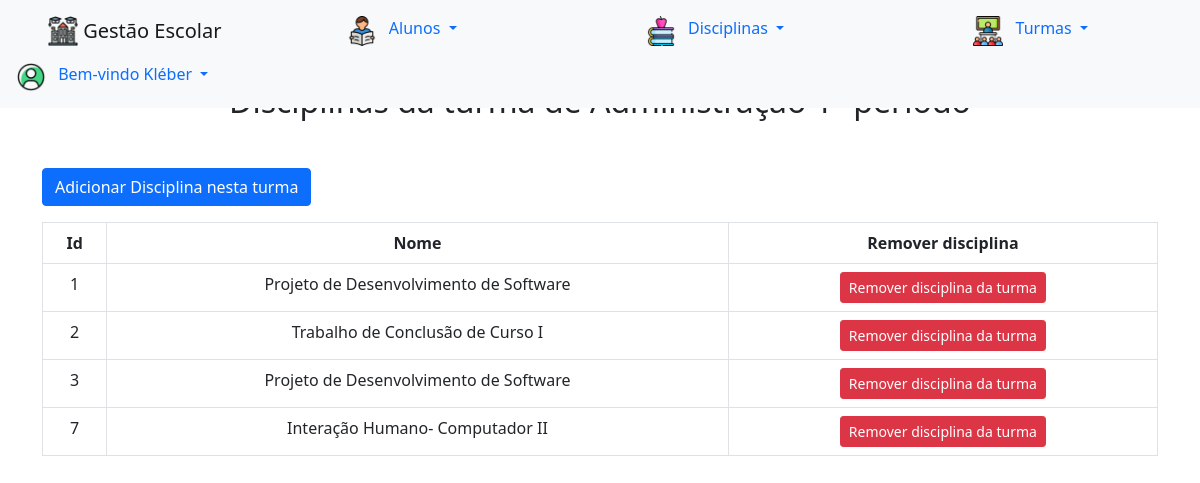
The page /turmas/ver_disciplinas_turma.php?acao=ver_disciplinas&id_turma=1&nome_turma=Administração 1º período (signed in) on the database its author committed.
### tables this page shows
CREATE TABLE IF NOT EXISTS `disciplinas` (
    `id` int(11) NOT NULL AUTO_INCREMENT,
    `nome` varchar(5000) NOT NULL DEFAULT '0',
    PRIMARY KEY (`id`)
    );

### db/database.php (called while the page is built, shortened)
<?php
function verDisciplinasTurma($id){
    $conexao = conecta_bd();
    $query = $conexao->prepare("SELECT d.id AS 'id_disciplina', d.nome
FROM disciplinas AS d
INNER JOIN turmas_disciplinas AS td
ON d.id = td.id_disciplina
INNER JOIN turmas AS t
ON t.id = td.id_turma
WHERE td.id_turma = $id");
    $query->execute();
    $lista = $query->fetchAll(PDO::FETCH_ASSOC);
    return $lista;
}
?>

### turmas/ver_disciplinas_turma.php (the view, shortened to what this page needs)
<?php
require_once('../db/database.php');
if (isset($_GET['acao'])) {
    if($_GET['acao'] == 'ver_disciplinas') {
        $idTurma = $_GET['id_turma'];
        $nomeTurma = $_GET['nome_turma'];
        $disciplinas = verDisciplinasTurma($idTurma);
    }
}
?>
<!doctype html>
<html lang="pt-br">
<head>
    <link href="https://cdn.jsdelivr.net/npm/bootstrap@5.0.2/dist/css/bootstrap.min.css" rel="stylesheet">
</head>
<body>
<?php
include '../menu.php';
?>
<h2 class="text-center h2 mt-3" style="padding-top: 66px;">Disciplinas da turma de <?= $nomeTurma ?></h2>
<div class="container mt-5">
    <button  href="javascript(void)" data-toggle="modal" data-target="#adicionar_disciplina_turma"  class="btn btn-primary" type="button">Adicionar Disciplina nesta turma</button>
    <div class="table-responsive mt-3">
        <table class="table table-bordered" id="dataTable" width="100%" cellspacing="0">
            <thead>
            <tr>
                <th class="text-center">Id</th>
                <th class="text-center">Nome</th>
                <th class="text-center" data-orderable="false">Remover disciplina</th>
            </tr>
            </thead>
            <tbody>
            <?php
            foreach($disciplinas as $disciplina):
                ?>
                <tr>
                    <td class="text-center"><?= $disciplina['id_disciplina'] ?></td>
                    <td class="text-center"><?= $disciplina['nome'] ?></td>
                    <td class="text-center">
                        <a href="javascript(void)" data-toggle="modal" data-target="#remover_disciplina_turma-<?=$disciplina['id_disciplina'];?>" class="btn btn-sm btn-danger">Remover disciplina da turma</a>
                    </td>
                </tr>
            <?php endforeach ?>
            </tbody>
        </table>
    </div>
</div>
<script src="https://cdn.jsdelivr.net/npm/bootstrap@4.0.0/dist/js/bootstrap.min.js"></script></body>
</body>
</html>

### rows shown on the page
disciplinas: id "1", nome "Projeto de Desenvolvimento de Software"
disciplinas: id "2", nome "Trabalho de Conclusão de Curso I"
disciplinas: id "3", nome "Projeto de Desenvolvimento de Software"
disciplinas: id "7", nome "Interação Humano- Computador II"

### other values the page prints
$_SESSION['usuario'] "Kléber"
